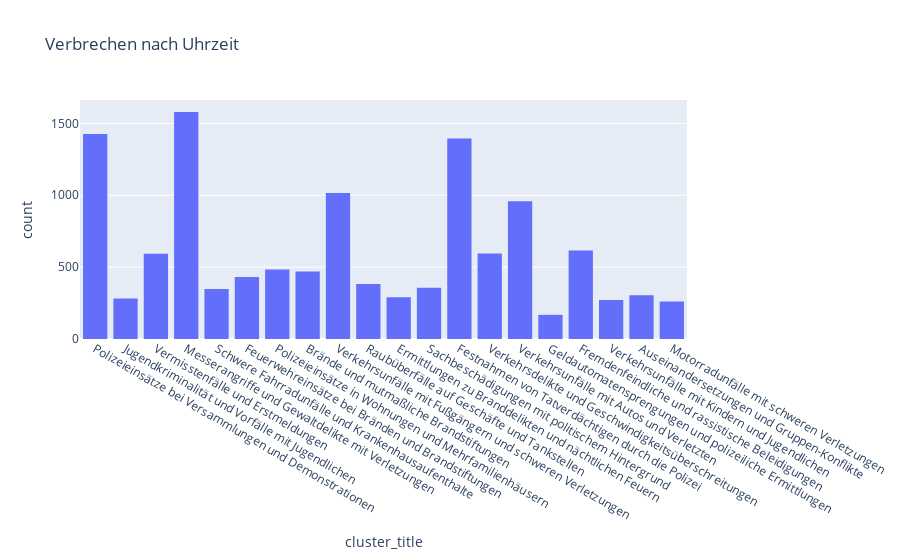

The code cell stored with this chart in its notebook:
### Code cell
px.histogram(df, x='cluster_title', title='Verbrechen nach Uhrzeit')

### Figure 1 — Plotly figure (JSON) as saved in the notebook; plotly's stock layout.template omitted (floating-point values rounded to 4 significant figures; data arrays with more than 128 entries replaced by an {"elided": "..."} marker saying what was removed)
{"data": [{"alignmentgroup": "True", "bingroup": "x", "hovertemplate": "cluster_title=%{x}<br>count=%{y}<extra></extra>", "legendgroup": "", "marker": {"color": "#636efa", "pattern": {"shape": ""}}, "name": "", "offsetgroup": "", "orientation": "v", "showlegend": false, "type": "histogram", "x": {"elided": "12224 str values"}, "xaxis": "x", "yaxis": "y"}], "layout": {"barmode": "relative", "legend": {"tracegroupgap": 0}, "title": {"text": "Verbrechen nach Uhrzeit"}, "xaxis": {"anchor": "y", "domain": [0, 1], "title": {"text": "cluster_title"}}, "yaxis": {"anchor": "x", "domain": [0, 1], "title": {"text": "count"}}}}
